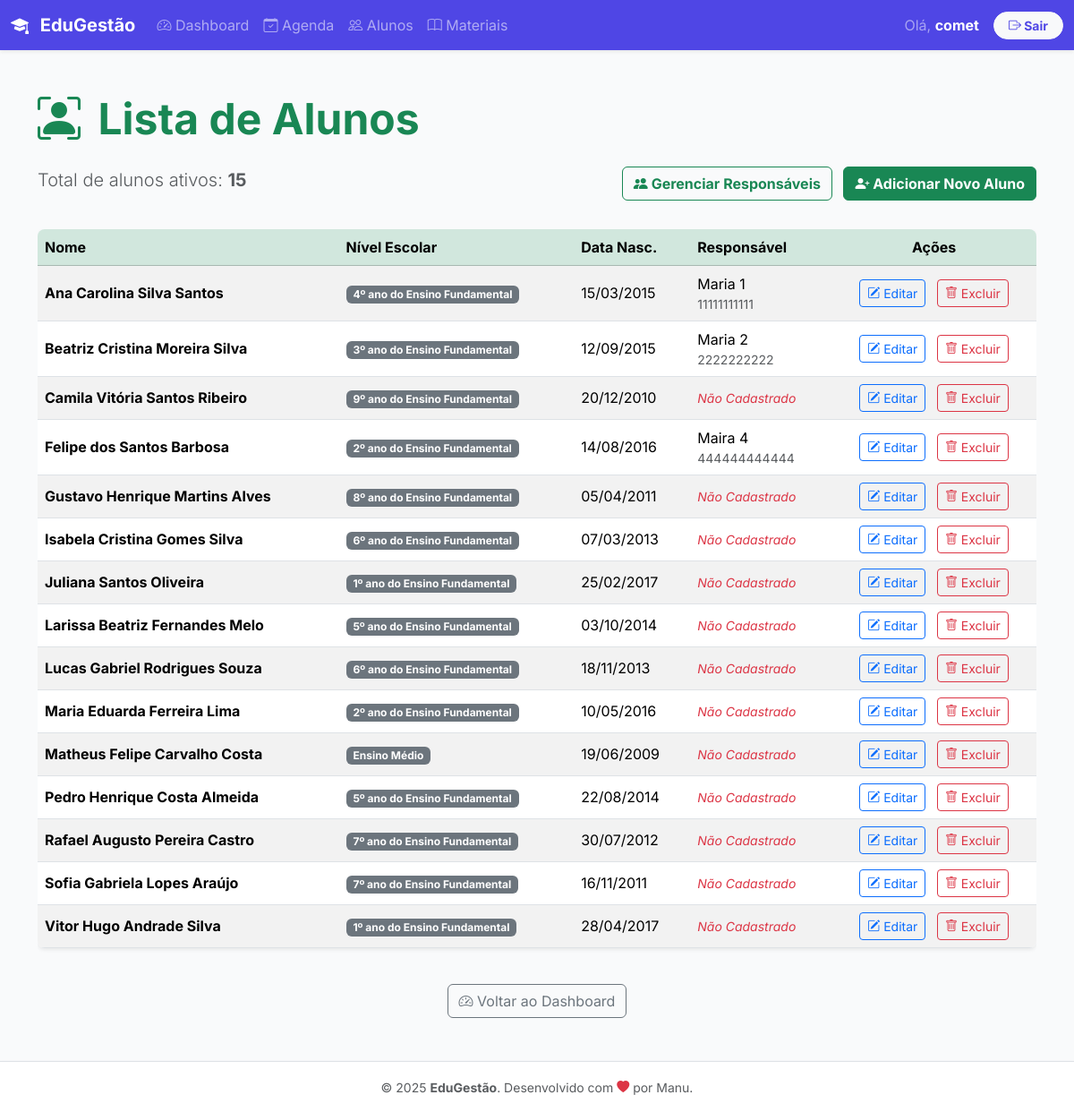
Page /alunos/ (signed in) on the earlier database version.
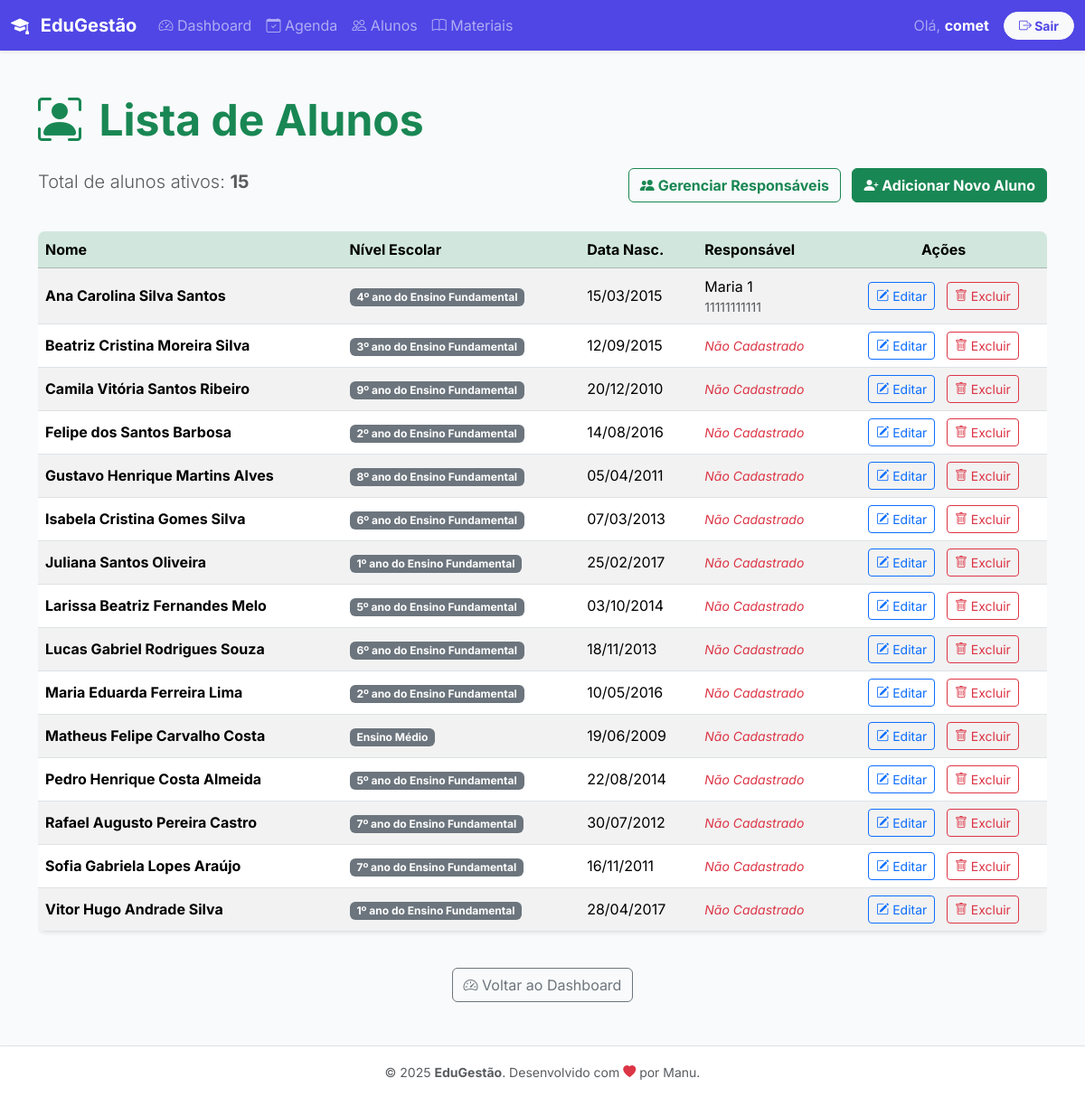
Same page on the later database version.
### alunos/models.py (models this page shows, shortened)
class Aluno(models.Model):
    ID_Aluno = models.AutoField(primary_key=True)
    professor = models.ForeignKey(User, on_delete=models.CASCADE, related_name='alunos', null=True)
    Nome = models.CharField(max_length=100)
    DataNascimento = models.DateField()
    NivelEscolar = models.CharField(
        max_length=50,
        choices=NIVEL_ESCOLAR_CHOICES,
        default='OUTRO',
        blank=False,
        null=False,
        db_index=True)
    ObservacoesProgresso = models.TextField(blank=True)
    ativo = models.BooleanField(default=True)
    responsavel = models.ForeignKey(
        Responsavel,
        on_delete=models.SET_NULL,
        null=True,
        blank=True,
        related_name='alunos_associados'
    )

class Responsavel(models.Model):
    ID_Responsavel = models.AutoField(primary_key=True)
    professor = models.ForeignKey(User, on_delete=models.CASCADE, related_name='responsaveis', null=True)
    Nome = models.CharField(max_length=100)
    CPF = models.CharField(max_length=14, unique=True)
    Email = models.EmailField(max_length=100, unique=True, blank=True, null=True)
    Telefone = models.CharField(max_length=15, blank=True, null=True)

### alunos/views.py (the view)
# urls.py: path('', AlunoListView.as_view(), name='lista_alunos'),
class AlunoListView(LoginRequiredMixin, ListView):
    model = Aluno
    context_object_name = 'alunos'
    template_name = 'alunos/aluno_lista.html'
    def get_queryset(self):
        return Aluno.objects.filter(professor=self.request.user).order_by('Nome')

### alunos/templates/alunos/aluno_lista.html (shortened to what this page needs)
{% extends 'base.html' %}
{% block content %}
<div class="container my-5">
    <h1 class="display-5 fw-bold text-success mb-4">
        <i class="bi bi-person-bounding-box me-2"></i> Lista de Alunos
    </h1>
    <div class="d-flex justify-content-between mb-4">
        <p class="lead text-muted">Total de alunos ativos: <span class="fw-bold">{{ alunos.count }}</span></p>
        <div>
            <a href="{% url 'alunos:lista_responsaveis' %}" class="btn btn-outline-success me-2 fw-bold">
                <i class="bi bi-people-fill"></i> Gerenciar Responsáveis
            </a>
            <a href="{% url 'alunos:adicionar_aluno' %}" class="btn btn-success fw-bold">
                <i class="bi bi-person-plus-fill"></i> Adicionar Novo Aluno
            </a>
        </div>
    </div>
    {% if alunos %}
        <div class="table-responsive">
            <table class="table table-striped table-hover align-middle shadow-sm rounded-3 overflow-hidden">
                <thead class="table-success text-white">
                    <tr>
                        <th scope="col">Nome</th>
                        <th scope="col">Nível Escolar</th>
                        <th scope="col">Data Nasc.</th>
                        <th scope="col">Responsável</th>
                        <th scope="col" class="text-center">Ações</th>
                    </tr>
                </thead>
                <tbody>
                    {% for aluno in alunos %}
                    <tr>
                        <td class="fw-bold">{{ aluno.Nome }}</td>
                        <td>
                            <span class="badge text-bg-secondary">{{ aluno.get_NivelEscolar_display }}</span>
                        </td>
                        <td>{{ aluno.DataNascimento|date:"d/m/Y" }}</td>
                        <td>
                            {% if aluno.responsavel %}
                                {{ aluno.responsavel.Nome }}
                                <span class="d-block small text-muted">{{ aluno.responsavel.Telefone }}</span>
                            {% else %}
                                <span class="text-danger small fst-italic">Não Cadastrado</span>
                            {% endif %}
                        </td>
                        <td class="text-center text-nowrap">
                            <a href="{% url 'alunos:editar_aluno' pk=aluno.pk %}"
                               class="btn btn-sm btn-outline-primary me-2"
                               title="Editar Informações">
                                <i class="bi bi-pencil-square"></i> Editar
                            </a>
                            <a href="{% url 'alunos:deletar_aluno' pk=aluno.pk %}"
                               class="btn btn-sm btn-outline-danger"
                               title="Excluir Aluno"
                               onclick="return confirm('ATENÇÃO: Você tem certeza que deseja excluir o aluno {{ aluno.Nome }}?');">
                                <i class="bi bi-trash"></i> Excluir
                            </a>
                        </td>
                    </tr>
                    {% endfor %}
                </tbody>
            </table>
        </div>
    {% else %}
        <div class="alert alert-info text-center mt-5 shadow-sm" role="alert">
            <i class="bi bi-info-circle-fill me-2"></i>
            Você ainda não tem alunos cadastrados.
            <a href="{% url 'alunos:adicionar_aluno' %}" class="alert-link fw-bold">Clique aqui para adicionar o primeiro aluno!</a>
        </div>
    {% endif %}
    <div class="mt-4 text-center">
        <a href="{% url 'principal:dashboard' %}" class="btn btn-outline-secondary">
            <i class="bi bi-speedometer2"></i> Voltar ao Dashboard
        </a>
    </div>
</div>
{% endblock %}

Differences in the rows shown:
changed Aluno "Beatriz Cristina Moreira Silva": responsavel.Nome "Maria 2" → (not shown); responsavel.Telefone "2222222222" → (not shown); now shows "Não Cadastrado"
changed Aluno "Felipe dos Santos Barbosa": responsavel.Nome "Maira 4" → (not shown); responsavel.Telefone "444444444444" → (not shown); now shows "Não Cadastrado"
